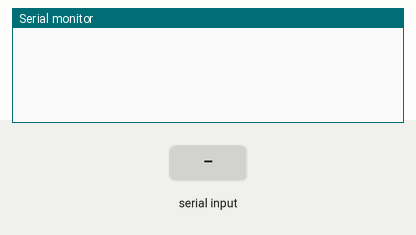
Bench run of a sketch on a simulated Arduino Uno, built with avr-gcc and run on an emulated ATmega328P. Parts: the last lines printed to the serial monitor. The inputs (shaded band) are chosen by the test bench. The modem accepts every AT command (registered, SIM ready, sends succeed) and sends nothing else.

Above: at 1.2 s.
1.3 s: "s" received over Serial
At 2.1 s:
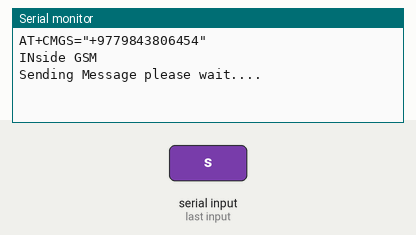
At 4.4 s:
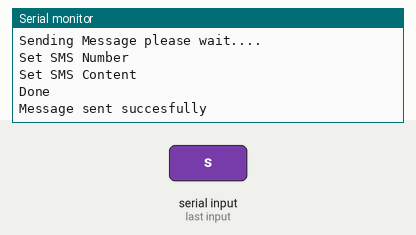

Measured:
- after the input at 1.3 s, the serial monitor: prints a new line at once (image 1)

The sketch:

BluetoothReadString.ino
```cpp
#include <SoftwareSerial.h>
#define LED 13
#define buttonPin 5
int buttonState = 1;
  String num="0";

SoftwareSerial Blc(10, 11); //TX, RX
SoftwareSerial SIM900A(2,3); //TX, RX
bool numsend = false;
String number;
String name = "AT+CMGS=\"+9779843806454\"\r";
void setup()
{
    SIM900A.begin(115200);   // GSM Module Baud rate - communication speed

  Blc.begin(9600);   // GSM Module Baud rate - communication speed
  Serial.begin(115200);    // Baud rate of Serial Monitor in the IDE app

}

void loop()
{
  String num;
  String part1 = "AT+CMGS=\"";
  String part2 = "\"\r";
  //Blc.println("AT+CMGS=\"+9779840194288\"\r"); // Receiver's Mobile Number
  //Serial.println((String)name);
      //Code for bluetooth receive and add data

//  while (Blc.available()){
//    char Data = Blc.read();
//   Serial.println(Data);
//
//    num+=Data;
//    number = num;
//    numsend = true;
//    }

//    if(numsend){
//      if(number[0]=='+'){
//    number.trim();
//     name  = part1 + number + part2;
//     Serial.println(name);
//     numsend = false;
//     Serial.println((String)name);
//     }}
  if (Serial.available()>0)
   switch(Serial.read())
  {
    case 's':
      SendMessage();

      break;
  }
}


void SendMessage()
{     Serial.println(name);

  Serial.println("INside GSM");
  Serial.println("Sending Message please wait....");
  SIM900A.println("AT+CMGF=1");    //Text Mode initialisation
  delay(1000);
  Serial.println("Set SMS Number");
  SIM900A.println((String)name); // Receiver's Mobile Number
  delay(1000);
  Serial.println("Set SMS Content");
  SIM900A.println("Fall detected. \nLocation: \nLatitude: 27.61821. \nLongitude: 85.5545 ");// Messsage content
  delay(100);
  Serial.println("Done");
  SIM900A.println((char)26);//   delay(1000);
  Serial.println("Message sent succesfully");
  digitalWrite(13, HIGH);

}
```
